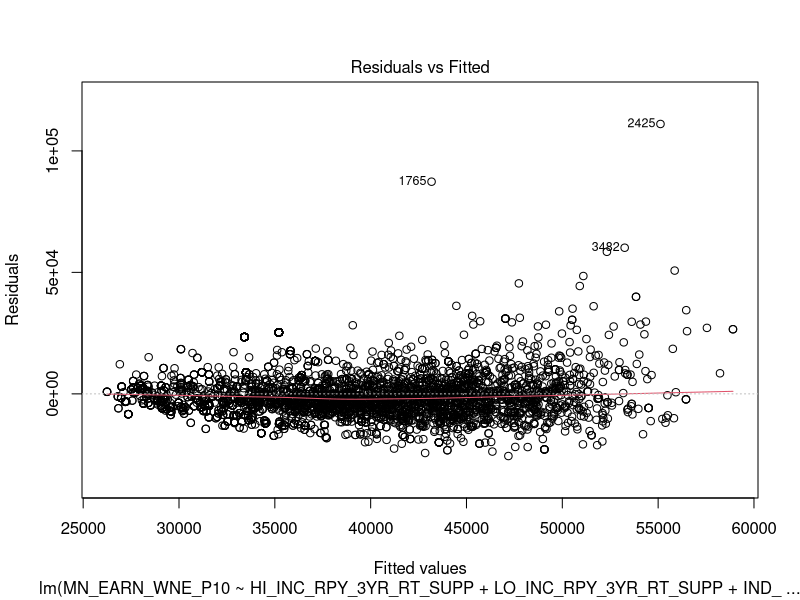
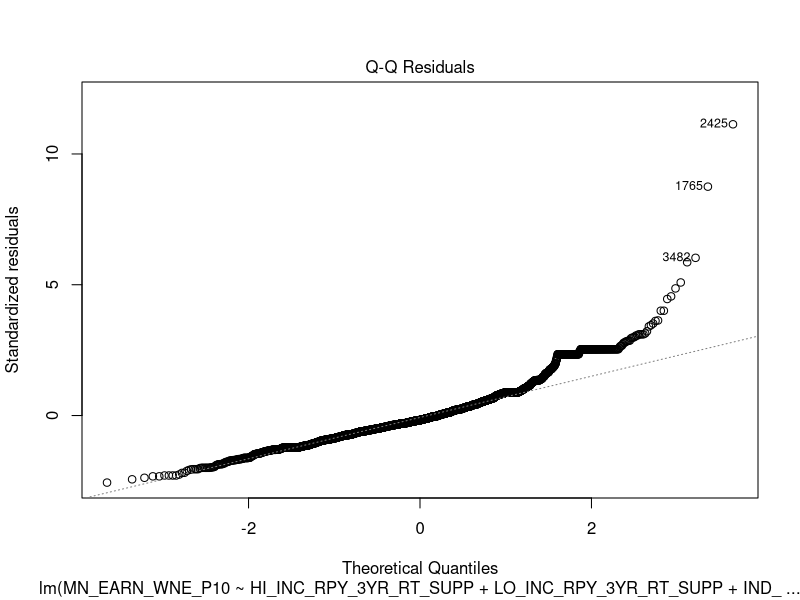
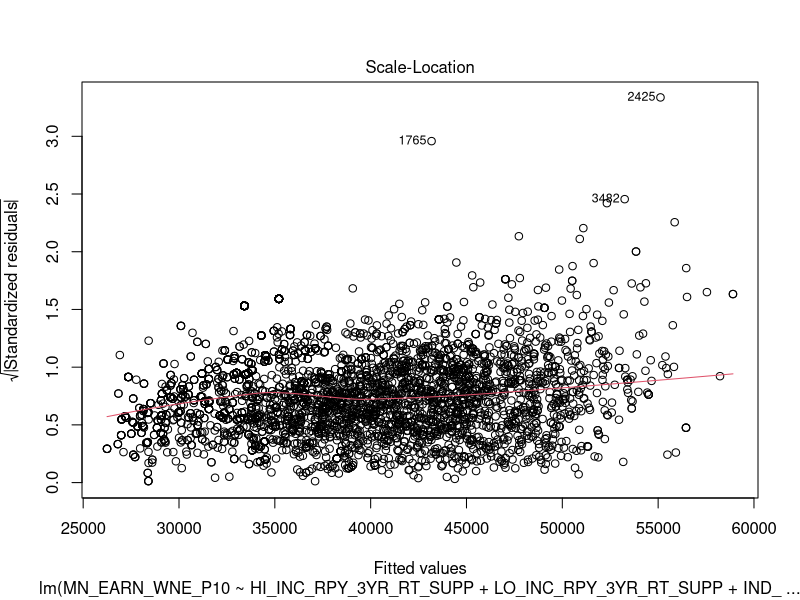
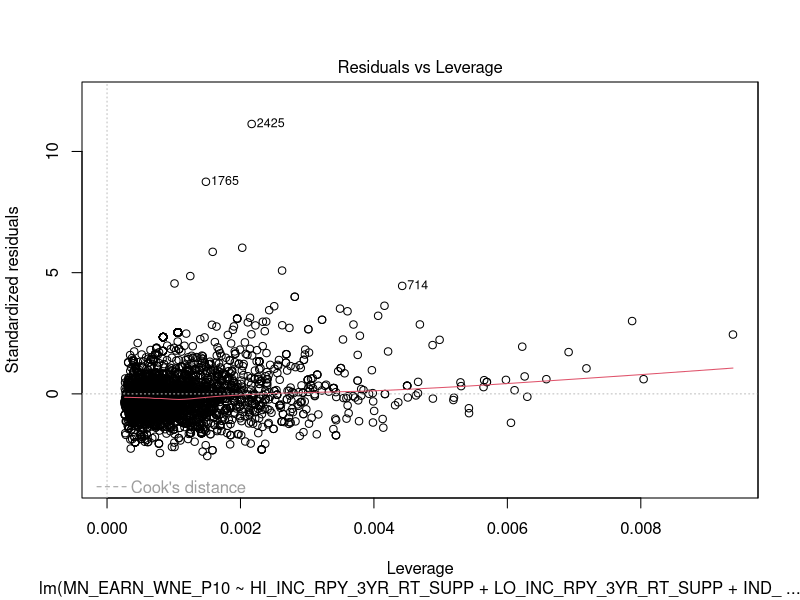
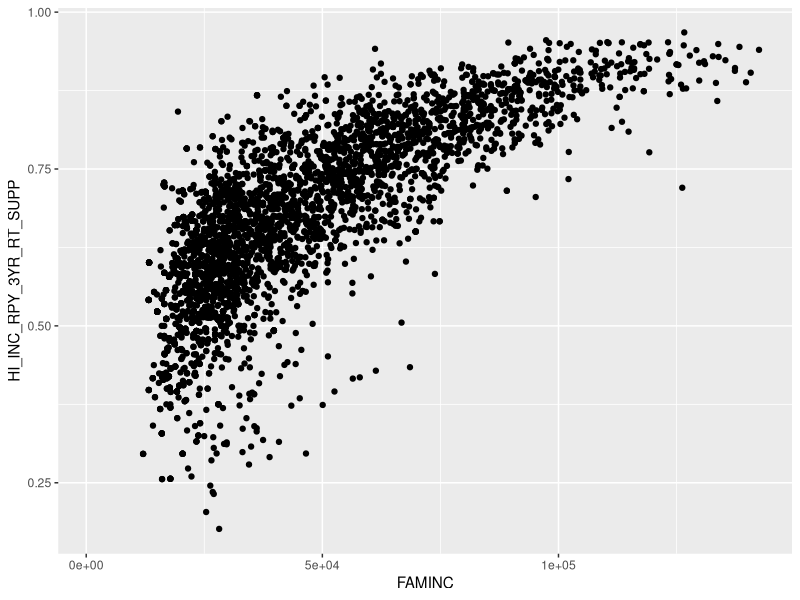

R code for these plots, in order:
## ---- chunk 1
library(tidyverse)
library(readr)
collegescorecard <- read_csv("group-h-csv.csv", na = c("", "NA", "NULL", "PrivacySuppressed"),
    col_types = cols(ADM_RATE = col_number(), 
        ADM_RATE_ALL = col_number(), C150_4 = col_number(), 
        COMPL_RPY_3YR_RT_SUPP = col_number(), 
        CONTROL = col_character(), COSTT4_A = col_number(), 
        DEP_RPY_3YR_RT_SUPP = col_number(), 
        FAMINC = col_number(), FEMALE_RPY_3YR_RT_SUPP = col_number(), 
        FIRSTGEN_RPY_3YR_RT_SUPP = col_number(), 
        GRAD_DEBT_MDN10YR_SUPP = col_number(), 
        GRAD_DEBT_MDN_SUPP = col_number(), 
        HIGHDEG = col_character(), HI_INC_RPY_3YR_RT_SUPP = col_number(), 
        ICLEVEL = col_character(), IND_RPY_3YR_RT_SUPP = col_number(), 
        LO_INC_RPY_3YR_RT_SUPP = col_number(), 
        MALE_RPY_3YR_RT_SUPP = col_number(), 
        MD_EARN_WNE_P10 = col_number(), MD_FAMINC = col_number(), 
        MD_INC_RPY_3YR_RT_SUPP = col_number(), 
        MN_EARN_WNE_P10 = col_number(), NONCOM_RPY_3YR_RT_SUPP = col_number(), 
        NOPELL_RPY_3YR_RT_SUPP = col_number(), 
        NOTFIRSTGEN_RPY_3YR_RT_SUPP = col_number(), 
        NPT4_PRIV = col_number(), NPT4_PUB = col_number(), 
        OPEID = col_character(), PCTFLOAN = col_number(), 
        PCTPELL = col_number(), PELL_RPY_3YR_RT_SUPP = col_number(), 
        PFTFAC = col_number(), PREDDEG = col_character(), 
        RPY_3YR_RT_SUPP = col_number(), SAT_AVG = col_number(), 
        TUITFTE = col_number(), TUITIONFEE_IN = col_number(), 
        TUITIONFEE_OUT = col_number(), UNITID = col_character()))

collegescorecard<- collegescorecard%>% mutate(SCH_DEG=as.factor(SCH_DEG), PREDDEG=as.factor(PREDDEG), HIGHDEG=as.factor(HIGHDEG), CONTROL=as.factor(CONTROL)) 

## ---- chunk 2
model<-lm(MN_EARN_WNE_P10~MD_FAMINC+PCTPELL+GRAD_DEBT_MDN10YR_SUPP+ADM_RATE+LO_INC_RPY_3YR_RT_SUPP, data=collegescorecard)

repaymentmod<-lm(MN_EARN_WNE_P10~MALE_RPY_3YR_RT_SUPP+FEMALE_RPY_3YR_RT_SUPP+FIRSTGEN_RPY_3YR_RT_SUPP+HI_INC_RPY_3YR_RT_SUPP+LO_INC_RPY_3YR_RT_SUPP+IND_RPY_3YR_RT_SUPP+NONCOM_RPY_3YR_RT_SUPP, data=collegescorecard)

repay<-lm(MN_EARN_WNE_P10~HI_INC_RPY_3YR_RT_SUPP+LO_INC_RPY_3YR_RT_SUPP+IND_RPY_3YR_RT_SUPP, data=collegescorecard)

anova(repay)

anova(repaymentmod)

plot(repay)

summary(repaymentmod)
summary(model)

collegescorecard%>%
  select(FAMINC, HI_INC_RPY_3YR_RT_SUPP)%>%
  cor()

library(ggplot2)
ggplot(data=collegescorecard, aes(x=FAMINC, y=HI_INC_RPY_3YR_RT_SUPP))+
  geom_point()
## ---- chunk 3


